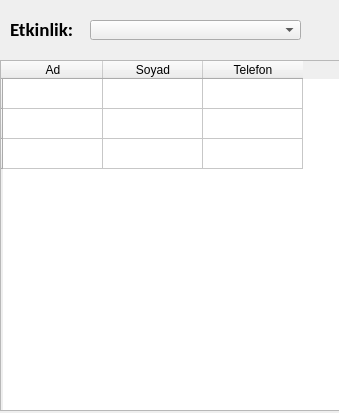
<?xml version="1.0" encoding="UTF-8"?>
<ui version="4.0">
 <class>Form</class>
 <widget class="QWidget" name="Form">
  <property name="geometry">
   <rect>
    <x>0</x>
    <y>0</y>
    <width>339</width>
    <height>413</height>
   </rect>
  </property>
  <property name="windowTitle">
   <string>Etkinlik Listesi</string>
  </property>
  <widget class="QTableWidget" name="katilimciTable">
   <property name="geometry">
    <rect>
     <x>0</x>
     <y>60</y>
     <width>341</width>
     <height>351</height>
    </rect>
   </property>
   <row>
    <property name="text">
     <string/>
    </property>
   </row>
   <row>
    <property name="text">
     <string/>
    </property>
   </row>
   <row>
    <property name="text">
     <string/>
    </property>
   </row>
   <column>
    <property name="text">
     <string>Ad</string>
    </property>
   </column>
   <column>
    <property name="text">
     <string>Soyad</string>
    </property>
   </column>
   <column>
    <property name="text">
     <string>Telefon</string>
    </property>
   </column>
  </widget>
  <widget class="QComboBox" name="etkinlikBox">
   <property name="geometry">
    <rect>
     <x>90</x>
     <y>20</y>
     <width>211</width>
     <height>20</height>
    </rect>
   </property>
   <property name="font">
    <font>
     <family>Calibri</family>
     <pointsize>12</pointsize>
    </font>
   </property>
  </widget>
  <widget class="QLabel" name="label">
   <property name="geometry">
    <rect>
     <x>10</x>
     <y>10</y>
     <width>81</width>
     <height>39</height>
    </rect>
   </property>
   <property name="font">
    <font>
     <family>Calibri</family>
     <pointsize>14</pointsize>
     <weight>75</weight>
     <bold>true</bold>
    </font>
   </property>
   <property name="text">
    <string>Etkinlik:</string>
   </property>
  </widget>
 </widget>
 <resources/>
 <connections/>
</ui>
